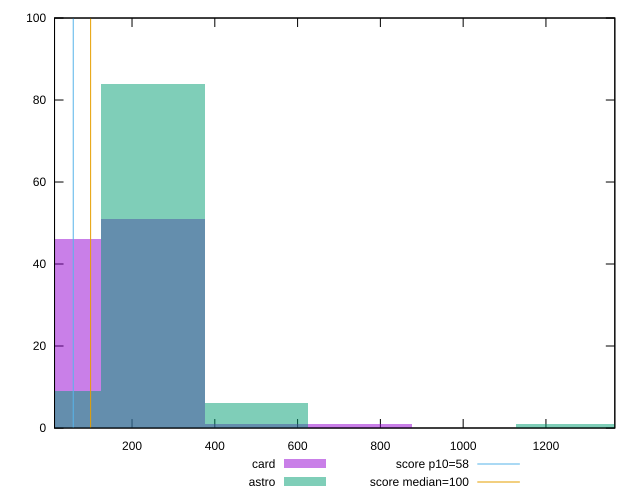

Here is the gnuplot script that generated this plot:
reset

$card <<EOF
250.35951627347697 51
0 46
751.0785488204309 1
500.71903254695394 1
EOF

$astro <<EOF
0 9
250.35951627347697 84
500.71903254695394 6
1251.7975813673847 1
EOF

set key outside below
set boxwidth 250.35951627347697
set xrange [12.8:1366.3999999999994]
set yrange [0:100]
set trange [0:100]
set style fill transparent solid 0.5 noborder

set parametric
set terminal svg size 640, 500 enhanced background rgb 'white'
set output "reports/report_00027_2021-02-24T12-40-31.850Z/estimated-input-latency/comparison/histogram/2_vs_3.svg"

plot $card title "card" with boxes, \
     $astro title "astro" with boxes, \
     58,t title "score p10=58", \
     100,t title "score median=100"

reset
